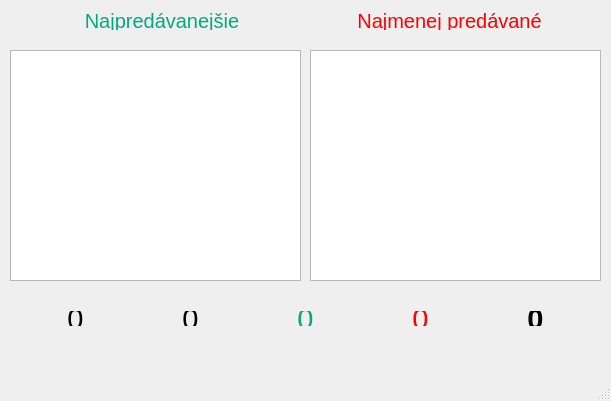
<?xml version="1.0" encoding="UTF-8"?>
<ui version="4.0">
 <class>MainWindow</class>
 <widget class="QMainWindow" name="MainWindow">
  <property name="geometry">
   <rect>
    <x>0</x>
    <y>0</y>
    <width>611</width>
    <height>401</height>
   </rect>
  </property>
  <property name="windowTitle">
   <string>Štatistiky</string>
  </property>
  <widget class="QWidget" name="centralWidget">
   <widget class="QWidget" name="layoutWidget">
    <property name="geometry">
     <rect>
      <x>10</x>
      <y>340</y>
      <width>591</width>
      <height>20</height>
     </rect>
    </property>
    <layout class="QHBoxLayout" name="horizontalLayout">
     <property name="spacing">
      <number>13</number>
     </property>
     <property name="sizeConstraint">
      <enum>QLayout::SetDefaultConstraint</enum>
     </property>
     <item>
      <widget class="QLabel" name="label">
       <property name="font">
        <font>
         <pointsize>11</pointsize>
        </font>
       </property>
       <property name="text">
        <string>počet zákazníkov</string>
       </property>
       <property name="alignment">
        <set>Qt::AlignCenter</set>
       </property>
      </widget>
     </item>
     <item>
      <widget class="QLabel" name="label_2">
       <property name="font">
        <font>
         <pointsize>11</pointsize>
        </font>
       </property>
       <property name="text">
        <string>priemerný nákup</string>
       </property>
       <property name="alignment">
        <set>Qt::AlignCenter</set>
       </property>
      </widget>
     </item>
     <item>
      <widget class="QLabel" name="label_3">
       <property name="font">
        <font>
         <pointsize>11</pointsize>
        </font>
       </property>
       <property name="styleSheet">
        <string notr="true">color : rgb(0, 170, 127)</string>
       </property>
       <property name="text">
        <string>aktuálne tržby</string>
       </property>
       <property name="alignment">
        <set>Qt::AlignCenter</set>
       </property>
      </widget>
     </item>
     <item>
      <widget class="QLabel" name="label_4">
       <property name="font">
        <font>
         <pointsize>11</pointsize>
        </font>
       </property>
       <property name="styleSheet">
        <string notr="true">color : rgb(255, 0, 0)</string>
       </property>
       <property name="text">
        <string>aktuálne náklady</string>
       </property>
       <property name="alignment">
        <set>Qt::AlignCenter</set>
       </property>
      </widget>
     </item>
     <item>
      <widget class="QLabel" name="label_5">
       <property name="font">
        <font>
         <pointsize>11</pointsize>
         <weight>75</weight>
         <bold>true</bold>
        </font>
       </property>
       <property name="text">
        <string>výsledok</string>
       </property>
       <property name="alignment">
        <set>Qt::AlignCenter</set>
       </property>
      </widget>
     </item>
    </layout>
   </widget>
   <widget class="QWidget" name="layoutWidget">
    <property name="geometry">
     <rect>
      <x>10</x>
      <y>300</y>
      <width>591</width>
      <height>37</height>
     </rect>
    </property>
    <layout class="QHBoxLayout" name="horizontalLayout_2">
     <item>
      <widget class="QLabel" name="label_customers">
       <property name="font">
        <font>
         <pointsize>22</pointsize>
        </font>
       </property>
       <property name="text">
        <string>0</string>
       </property>
       <property name="alignment">
        <set>Qt::AlignCenter</set>
       </property>
      </widget>
     </item>
     <item>
      <widget class="QLabel" name="label_avarageBasket">
       <property name="font">
        <font>
         <pointsize>22</pointsize>
        </font>
       </property>
       <property name="text">
        <string>0</string>
       </property>
       <property name="alignment">
        <set>Qt::AlignCenter</set>
       </property>
      </widget>
     </item>
     <item>
      <widget class="QLabel" name="label_revenue">
       <property name="palette">
        <palette>
         <active>
          <colorrole role="WindowText">
           <brush brushstyle="SolidPattern">
            <color alpha="255">
             <red>0</red>
             <green>170</green>
             <blue>127</blue>
            </color>
           </brush>
          </colorrole>
          <colorrole role="Button">
           <brush brushstyle="SolidPattern">
            <color alpha="255">
             <red>0</red>
             <green>170</green>
             <blue>127</blue>
            </color>
           </brush>
          </colorrole>
          <colorrole role="Light">
           <brush brushstyle="SolidPattern">
            <color alpha="255">
             <red>0</red>
             <green>255</green>
             <blue>191</blue>
            </color>
           </brush>
          </colorrole>
          <colorrole role="Midlight">
           <brush brushstyle="SolidPattern">
            <color alpha="255">
             <red>0</red>
             <green>212</green>
             <blue>159</blue>
            </color>
           </brush>
          </colorrole>
          <colorrole role="Dark">
           <brush brushstyle="SolidPattern">
            <color alpha="255">
             <red>0</red>
             <green>85</green>
             <blue>63</blue>
            </color>
           </brush>
          </colorrole>
          <colorrole role="Mid">
           <brush brushstyle="SolidPattern">
            <color alpha="255">
             <red>0</red>
             <green>113</green>
             <blue>84</blue>
            </color>
           </brush>
          </colorrole>
          <colorrole role="Text">
           <brush brushstyle="SolidPattern">
            <color alpha="255">
             <red>0</red>
             <green>170</green>
             <blue>127</blue>
            </color>
           </brush>
          </colorrole>
          <colorrole role="BrightText">
           <brush brushstyle="SolidPattern">
            <color alpha="255">
             <red>255</red>
             <green>255</green>
             <blue>255</blue>
            </color>
           </brush>
          </colorrole>
          <colorrole role="ButtonText">
           <brush brushstyle="SolidPattern">
            <color alpha="255">
             <red>0</red>
             <green>170</green>
             <blue>127</blue>
            </color>
           </brush>
          </colorrole>
          <colorrole role="Base">
           <brush brushstyle="SolidPattern">
            <color alpha="255">
             <red>255</red>
             <green>255</green>
             <blue>255</blue>
            </color>
           </brush>
          </colorrole>
          <colorrole role="Window">
           <brush brushstyle="SolidPattern">
            <color alpha="255">
             <red>0</red>
             <green>170</green>
             <blue>127</blue>
            </color>
           </brush>
          </colorrole>
          <colorrole role="Shadow">
           <brush brushstyle="SolidPattern">
            <color alpha="255">
             <red>0</red>
             <green>0</green>
             <blue>0</blue>
            </color>
           </brush>
          </colorrole>
          <colorrole role="AlternateBase">
           <brush brushstyle="SolidPattern">
            <color alpha="255">
             <red>127</red>
             <green>212</green>
             <blue>191</blue>
            </color>
           </brush>
          </colorrole>
          <colorrole role="ToolTipBase">
           <brush brushstyle="SolidPattern">
            <color alpha="255">
             <red>255</red>
             <green>255</green>
             <blue>220</blue>
            </color>
           </brush>
          </colorrole>
          <colorrole role="ToolTipText">
           <brush brushstyle="SolidPattern">
            <color alpha="255">
             <red>0</red>
             <green>0</green>
             <blue>0</blue>
            </color>
           </brush>
          </colorrole>
         </active>
         <inactive>
          <colorrole role="WindowText">
           <brush brushstyle="SolidPattern">
            <color alpha="255">
             <red>0</red>
             <green>170</green>
             <blue>127</blue>
            </color>
           </brush>
          </colorrole>
          <colorrole role="Button">
           <brush brushstyle="SolidPattern">
            <color alpha="255">
             <red>0</red>
             <green>170</green>
             <blue>127</blue>
            </color>
           </brush>
          </colorrole>
          <colorrole role="Light">
           <brush brushstyle="SolidPattern">
            <color alpha="255">
             <red>0</red>
             <green>255</green>
             <blue>191</blue>
            </color>
           </brush>
          </colorrole>
          <colorrole role="Midlight">
           <brush brushstyle="SolidPattern">
            <color alpha="255">
             <red>0</red>
             <green>212</green>
             <blue>159</blue>
            </color>
           </brush>
          </colorrole>
          <colorrole role="Dark">
           <brush brushstyle="SolidPattern">
            <color alpha="255">
             <red>0</red>
             <green>85</green>
             <blue>63</blue>
            </color>
           </brush>
          </colorrole>
          <colorrole role="Mid">
           <brush brushstyle="SolidPattern">
            <color alpha="255">
             <red>0</red>
             <green>113</green>
             <blue>84</blue>
            </color>
           </brush>
          </colorrole>
          <colorrole role="Text">
           <brush brushstyle="SolidPattern">
            <color alpha="255">
             <red>0</red>
             <green>170</green>
             <blue>127</blue>
            </color>
           </brush>
          </colorrole>
          <colorrole role="BrightText">
           <brush brushstyle="SolidPattern">
            <color alpha="255">
             <red>255</red>
             <green>255</green>
             <blue>255</blue>
            </color>
           </brush>
          </colorrole>
          <colorrole role="ButtonText">
           <brush brushstyle="SolidPattern">
            <color alpha="255">
             <red>0</red>
             <green>170</green>
             <blue>127</blue>
            </color>
           </brush>
          </colorrole>
          <colorrole role="Base">
           <brush brushstyle="SolidPattern">
            <color alpha="255">
             <red>255</red>
             <green>255</green>
             <blue>255</blue>
            </color>
           </brush>
          </colorrole>
          <colorrole role="Window">
           <brush brushstyle="SolidPattern">
            <color alpha="255">
             <red>0</red>
             <green>170</green>
             <blue>127</blue>
            </color>
           </brush>
          </colorrole>
          <colorrole role="Shadow">
           <brush brushstyle="SolidPattern">
            <color alpha="255">
             <red>0</red>
             <green>0</green>
             <blue>0</blue>
            </color>
           </brush>
          </colorrole>
          <colorrole role="AlternateBase">
           <brush brushstyle="SolidPattern">
            <color alpha="255">
             <red>127</red>
             <green>212</green>
             <blue>191</blue>
            </color>
           </brush>
          </colorrole>
          <colorrole role="ToolTipBase">
           <brush brushstyle="SolidPattern">
            <color alpha="255">
             <red>255</red>
             <green>255</green>
             <blue>220</blue>
            </color>
           </brush>
          </colorrole>
          <colorrole role="ToolTipText">
           <brush brushstyle="SolidPattern">
            <color alpha="255">
             <red>0</red>
             <green>0</green>
             <blue>0</blue>
            </color>
           </brush>
          </colorrole>
         </inactive>
         <disabled>
          <colorrole role="WindowText">
           <brush brushstyle="SolidPattern">
            <color alpha="255">
             <red>0</red>
             <green>170</green>
             <blue>127</blue>
            </color>
           </brush>
          </colorrole>
          <colorrole role="Button">
           <brush brushstyle="SolidPattern">
            <color alpha="255">
             <red>0</red>
             <green>170</green>
             <blue>127</blue>
            </color>
           </brush>
          </colorrole>
          <colorrole role="Light">
           <brush brushstyle="SolidPattern">
            <color alpha="255">
             <red>0</red>
             <green>255</green>
             <blue>191</blue>
            </color>
           </brush>
          </colorrole>
          <colorrole role="Midlight">
           <brush brushstyle="SolidPattern">
            <color alpha="255">
             <red>0</red>
             <green>212</green>
             <blue>159</blue>
            </color>
           </brush>
          </colorrole>
          <colorrole role="Dark">
           <brush brushstyle="SolidPattern">
            <color alpha="255">
             <red>0</red>
             <green>85</green>
             <blue>63</blue>
            </color>
           </brush>
          </colorrole>
          <colorrole role="Mid">
           <brush brushstyle="SolidPattern">
            <color alpha="255">
             <red>0</red>
             <green>113</green>
             <blue>84</blue>
            </color>
           </brush>
          </colorrole>
          <colorrole role="Text">
           <brush brushstyle="SolidPattern">
            <color alpha="255">
             <red>0</red>
             <green>170</green>
             <blue>127</blue>
            </color>
           </brush>
          </colorrole>
          <colorrole role="BrightText">
           <brush brushstyle="SolidPattern">
            <color alpha="255">
             <red>255</red>
             <green>255</green>
             <blue>255</blue>
            </color>
           </brush>
          </colorrole>
          <colorrole role="ButtonText">
           <brush brushstyle="SolidPattern">
            <color alpha="255">
             <red>0</red>
             <green>170</green>
             <blue>127</blue>
            </color>
           </brush>
          </colorrole>
          <colorrole role="Base">
           <brush brushstyle="SolidPattern">
            <color alpha="255">
             <red>0</red>
             <green>170</green>
             <blue>127</blue>
            </color>
           </brush>
          </colorrole>
          <colorrole role="Window">
           <brush brushstyle="SolidPattern">
            <color alpha="255">
             <red>0</red>
             <green>170</green>
             <blue>127</blue>
            </color>
           </brush>
          </colorrole>
          <colorrole role="Shadow">
           <brush brushstyle="SolidPattern">
            <color alpha="255">
             <red>0</red>
             <green>0</green>
             <blue>0</blue>
            </color>
           </brush>
          </colorrole>
          <colorrole role="AlternateBase">
           <brush brushstyle="SolidPattern">
            <color alpha="255">
             <red>0</red>
             <green>170</green>
             <blue>127</blue>
            </color>
           </brush>
          </colorrole>
          <colorrole role="ToolTipBase">
           <brush brushstyle="SolidPattern">
            <color alpha="255">
             <red>255</red>
             <green>255</green>
             <blue>220</blue>
            </color>
           </brush>
          </colorrole>
          <colorrole role="ToolTipText">
           <brush brushstyle="SolidPattern">
            <color alpha="255">
             <red>0</red>
             <green>0</green>
             <blue>0</blue>
            </color>
           </brush>
          </colorrole>
         </disabled>
        </palette>
       </property>
       <property name="font">
        <font>
         <pointsize>22</pointsize>
        </font>
       </property>
       <property name="styleSheet">
        <string notr="true">color : rgb(0, 170, 127)</string>
       </property>
       <property name="text">
        <string>0</string>
       </property>
       <property name="alignment">
        <set>Qt::AlignCenter</set>
       </property>
      </widget>
     </item>
     <item>
      <widget class="QLabel" name="label_expanses">
       <property name="font">
        <font>
         <pointsize>22</pointsize>
        </font>
       </property>
       <property name="styleSheet">
        <string notr="true">color : rgb(255, 0, 0)</string>
       </property>
       <property name="text">
        <string>0</string>
       </property>
       <property name="alignment">
        <set>Qt::AlignCenter</set>
       </property>
      </widget>
     </item>
     <item>
      <widget class="QLabel" name="label_result">
       <property name="font">
        <font>
         <pointsize>22</pointsize>
         <weight>75</weight>
         <bold>true</bold>
        </font>
       </property>
       <property name="text">
        <string>0</string>
       </property>
       <property name="alignment">
        <set>Qt::AlignCenter</set>
       </property>
      </widget>
     </item>
    </layout>
   </widget>
   <widget class="QWidget" name="horizontalLayoutWidget">
    <property name="geometry">
     <rect>
      <x>10</x>
      <y>0</y>
      <width>591</width>
      <height>41</height>
     </rect>
    </property>
    <layout class="QHBoxLayout" name="horizontalLayout_3">
     <item>
      <widget class="QLabel" name="label_6">
       <property name="font">
        <font>
         <pointsize>15</pointsize>
        </font>
       </property>
       <property name="styleSheet">
        <string notr="true">color : rgb(0, 170, 127)
</string>
       </property>
       <property name="text">
        <string>Najpredávanejšie</string>
       </property>
       <property name="alignment">
        <set>Qt::AlignCenter</set>
       </property>
      </widget>
     </item>
     <item>
      <widget class="QLabel" name="label_7">
       <property name="font">
        <font>
         <pointsize>15</pointsize>
        </font>
       </property>
       <property name="styleSheet">
        <string notr="true">color : red

</string>
       </property>
       <property name="text">
        <string>Najmenej predávané</string>
       </property>
       <property name="alignment">
        <set>Qt::AlignCenter</set>
       </property>
      </widget>
     </item>
    </layout>
   </widget>
   <widget class="QTextBrowser" name="top_browser">
    <property name="geometry">
     <rect>
      <x>10</x>
      <y>50</y>
      <width>291</width>
      <height>231</height>
     </rect>
    </property>
   </widget>
   <widget class="QTextBrowser" name="bottom_browser">
    <property name="geometry">
     <rect>
      <x>310</x>
      <y>50</y>
      <width>291</width>
      <height>231</height>
     </rect>
    </property>
   </widget>
  </widget>
  <widget class="QMenuBar" name="menuBar">
   <property name="geometry">
    <rect>
     <x>0</x>
     <y>0</y>
     <width>611</width>
     <height>21</height>
    </rect>
   </property>
  </widget>
  <widget class="QStatusBar" name="statusBar"/>
 </widget>
 <layoutdefault spacing="6" margin="11"/>
 <resources/>
 <connections/>
</ui>
